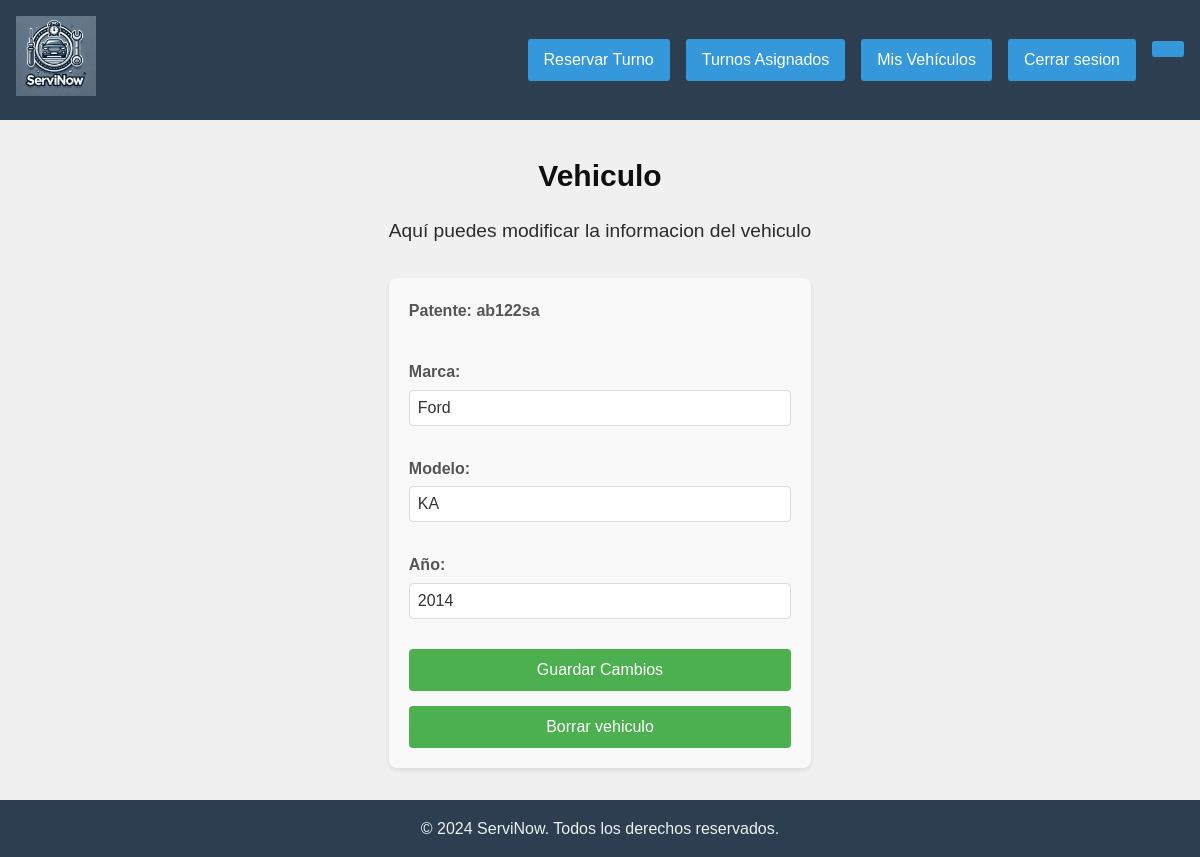
The app's page /html/vista_vehiculo.php?patente=ab122sa (signed in) with its own data.
### tables this page shows
CREATE TABLE `vehiculo` (
  `PATENTE` varchar(7) NOT NULL,
  `MARCA` varchar(20) NOT NULL,
  `MODELO` varchar(20) NOT NULL,
  `ANIO` int(4) NOT NULL,
  `CODIGO_PROPIETARIO` int(4) DEFAULT NULL,
  `BORRADO` tinyint(1) NOT NULL
);

### html/vista_vehiculo.php (the view, shortened to what this page needs)
<!DOCTYPE html>
<html>
<head>
    <link rel="stylesheet" href="../estilos.css">
    <link rel="stylesheet" href="">
</head>
<body>
    <header>
        <nav class="navegador">
            <?php if($_SESSION['tipo_usuario'] == 'USUARIO' ){
            echo"<a href='../html/vista_usuario.php'><img id='inicio' src='../img/icono.webp' alt='ServiNow'  height='80'></a>";
            echo"<ul class='lista'>";
            echo"   <li><a href='../html/vista_reservar_turno.php'>Reservar Turno</a></li>";
            echo"   <li><a href='../html/vista_turnos_asignados.php'>Turnos Asignados</a></li>";
            echo"   <li><a href='../html/vista_mis_vehiculos.php'>Mis Vehículos</a></li>";
            echo"   <li><a href='../php/cerrar_sesion.php'>Cerrar sesion</a></li>";
            echo"   <li><a href='../html/vista_perfil.php'><i class='fa-regular fa-user'></i></a></li>";
            echo"</ul> ";
        }
        ?>
        </nav>
    </header>
    <article class="pag_principal">
        <h1>Vehiculo</h1>
        <p>Aquí puedes modificar la informacion del vehiculo</p>
        <?php
        include("../php/conexion.php");
        if($_SESSION['tipo_usuario'] == 'USUARIO'){
            $patente = $_GET['patente'];
        }
        else{
            $patente = $_POST['patente'];
        }
        $consulta = mysqli_query($conexion, "SELECT * FROM VEHICULO WHERE PATENTE = '$patente'");
        $resultado = mysqli_fetch_array($consulta);
        ?>
        <section class="perfil-usuario">
            <form class="formulario-perfil" action="../php/modificar_vehiculo.php" method="post">
                <div class="campo-formulario">
                    <label for="patente">Patente: <?php echo $resultado['PATENTE']?> </label>
                </div>
                <div class="campo-formulario">
                    <label for="marca">Marca:</label>
                    <input type="text" id="marca" name="marca" value="<?php echo $resultado['MARCA']?>">
                </div>
                <div class="campo-formulario">
                    <label for="modelo">Modelo:</label>
                    <input type="text" id="modelo" name="modelo" value="<?php echo $resultado['MODELO']?>">
                </div>
                <div class="campo-formulario">
                    <label for="anio">Año:</label>
                    <input type="text" id="anio" name="anio" value="<?php echo $resultado['ANIO']?>">
                </div>
                <button type="submit" name="accion" value="modificar" class="boton-guardar">Guardar Cambios</button>
                <button type="submit" name="accion" value="borrar" class="boton-guardar">Borrar vehiculo</button>
            </form>
        </section>
    </article>
    <footer>
        <p>&copy; 2024 ServiNow. Todos los derechos reservados.</p>
    </footer>
</body>
</html>

### estilos.css (style rules this page uses)
* { margin: 0; padding: 0; box-sizing: border-box; }
html, body { height: 100%; margin: 0; padding: 0; }
body { display: flex; flex-direction: column; font-family: Arial, sans-serif; background-color: #f0f0f0; color: #333; line-height: 1.6; }
.pag_principal { flex: 1 0 auto; max-width: 1200px; margin: 0 auto; padding: 2rem; }
footer { flex-shrink: 0; background-color: #2c3e50; color: #ecf0f1; text-align: center; padding: 1rem; margin-top: auto; }
.pag_principal > p { text-align: center; font-size: 1.2rem; color: #2b2b2b; margin-bottom: 2rem; }
.navegador { background-color: #2c3e50; padding: 1rem; display: flex; justify-content: space-between; align-items: center; }
.lista { list-style-type: none; display: flex; }
.lista li { margin-left: 1rem; }
h1, h2 { color: #0f0f0f; margin-bottom: 1rem; font-size: 30px; text-align: center; justify-content: center; }
ul a { display: inline-block; background-color: #3498db; color: #fff; padding: 0.5rem 1rem; text-decoration: none; border-radius: 3px; transition: background-color 0.3s ease; }
.perfil-usuario { background-color: #f9f9f9; border-radius: 8px; padding: 20px; box-shadow: 0 2px 4px rgba(0, 0, 0, 0.1); }
.formulario-perfil { display: flex; flex-direction: column; gap: 15px; }
.campo-formulario { display: flex; flex-direction: column; }
.campo-formulario label { margin-bottom: 5px; font-weight: bold; color: #555; }
.campo-formulario input { padding: 10px; border: 1px solid #ddd; border-radius: 4px; font-size: 16px; }
.boton-guardar { background-color: #4CAF50; color: white; padding: 12px 20px; border: none; border-radius: 4px; cursor: pointer; font-size: 16px; transition: background-color 0.3s ease; }
.campo-formulario { margin-bottom: 15px; }
.campo-formulario label { display: block; margin-bottom: 5px; font-weight: bold; }
.campo-formulario input { width: 100%; padding: 8px; border: 1px solid #ddd; border-radius: 4px; }
label { display: block; margin-bottom: 8px; font-weight: 500; color: #333; }
input, select { width: 100%; padding: 12px; border: 1px solid #ddd; border-radius: 8px; font-size: 16px; color: #333; }
button { background: #3498db; color: white; border: none; padding: 12px 30px; border-radius: 8px; font-size: 16px; cursor: pointer; width: 100%; transition: background-color 0.3s; }
button { background: #3498db; border: none; padding: 12px 30px; border-radius: 8px; font-size: 16px; cursor: pointer; width: 100%; transition: background-color 0.3s; }

### records on screen
vehiculo: PATENTE "ab122sa", marca "Ford", modelo "KA", anio "2014"
